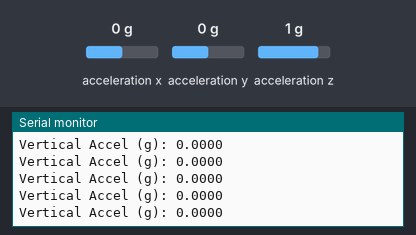
The sketch below on a simulated Arduino Nano 33 BLE. Parts: the last lines printed to the serial monitor. The test bench sets the inputs (shaded band); at power-on: acceleration z 1 g, acceleration x 0 g, acceleration y 0 g. Nothing arrives over Bluetooth unless stated; a phone connects over Bluetooth LE 3 s after start.

Above: at 3.4 s.
3.5 s: acceleration z set to -1.4 g
At 4.4 s:
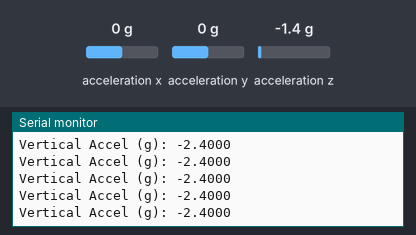
5.0 s: acceleration z set to -0.8 g
At 6.1 s:
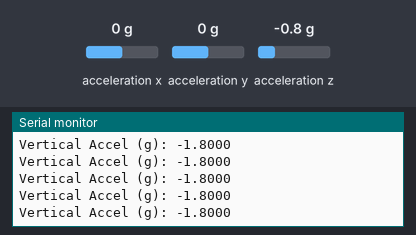
Timing chart, 0 to 7.2 s (numbered marks = the images above; inputs shaded):
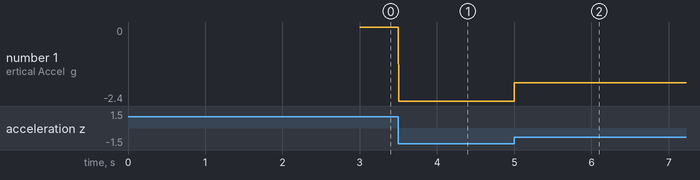

Measured:
- after the input at 3.5 s, the serial monitor: prints a new line at once (image 1)
- after the input at 5.0 s, the serial monitor: prints a new line at once (image 2)
- plotted number 1: 0 → -2.4 after the input at 3.5 s, -2.4 → -1.8 after the input at 5.0 s

The sketch:

Isolated_Zeroed_Vertical_Acceleration.ino
```cpp
/*
  Arduino Nano 33 BLE Sense (Rev2) + Arduino_BMI270_BMM150
  --------------------------------------------------------
  Sends ONLY the vertical (Z-axis) acceleration, with gravity subtracted
  so that when the board is flat & still (Z-axis up), the reading is ~0 g.

  - Calibration: Averages ~1 g on Z at rest, then subtracts it so output is ~0.
  - BLE: Uses a custom BLE Service & Characteristic. Sends the Z value as a string.
*/

#include <ArduinoBLE.h>
#include <Arduino_BMI270_BMM150.h>  // Library for the BMI270 & BMM150

// Custom BLE service & characteristic UUIDs
BLEService accelService("19B10000-E8F2-537E-4F6C-D104768A1214");

// We'll send the Z-accel as a string. Allow up to 20 bytes for the float text.
BLECharacteristic vertAccelCharacteristic("19B10001-E8F2-537E-4F6C-D104768A1214",
                                          BLERead | BLENotify,
                                          20);

float offsetZ = 0.0;                  // Z-axis offset to subtract gravity
const int CALIBRATION_SAMPLES = 200;  // number of samples to take for calibration

void setup() {
  Serial.begin(115200);
  while (!Serial) ;  // wait for Serial Monitor

  // Initialize BLE
  if (!BLE.begin()) {
    Serial.println("Starting BLE failed!");
    while (1);
  }

  BLE.setLocalName("Nano33BLE-VertAccel");
  BLE.setAdvertisedService(accelService);

  // Add our single characteristic for vertical accel
  accelService.addCharacteristic(vertAccelCharacteristic);
  BLE.addService(accelService);

  // Start advertising
  BLE.advertise();
  Serial.println("BLE advertising started...");

  // Initialize IMU
  if (!IMU.begin()) {
    Serial.println("Failed to initialize BMI270/BMM150!");
    while (1);
  }
  Serial.println("IMU initialized.");

  // Calibrate the Z axis so we get ~0 g at rest
  calibrateZAxis();
}

void loop() {
  // Check for BLE central connection
  BLEDevice central = BLE.central();

  if (central) {
    // Once connected, continuously read acceleration
    if (IMU.accelerationAvailable()) {
      float x, y, z;
      IMU.readAcceleration(x, y, z);

      // Remove the gravity offset
      float verticalAccel = z - offsetZ;

      // Convert to string
      char buffer[20];
      snprintf(buffer, sizeof(buffer), "%.4f", verticalAccel);

      // Write the string to the characteristic
      vertAccelCharacteristic.writeValue((uint8_t*)buffer, strlen(buffer));

      // For debugging
      Serial.print("Vertical Accel (g): ");
      Serial.println(buffer);
    }
  }
}

/****************************************************************
  Calibrate the Z-axis:
    - Assume the board is flat, Z-axis up.
    - Collect multiple samples, average them, store in offsetZ.
    - offsetZ ~ 1 g if truly flat & still. Then z-offsetZ ~ 0.
****************************************************************/
void calibrateZAxis() {
  Serial.println("Calibrating Z Axis... Keep the board flat and still.");

  float sumZ = 0.0;

  for (int i = 0; i < CALIBRATION_SAMPLES; i++) {
    while (!IMU.accelerationAvailable());
    float x, y, z;
    IMU.readAcceleration(x, y, z);

    sumZ += z;
    delay(10);
  }

  float avgZ = sumZ / CALIBRATION_SAMPLES;
  offsetZ = avgZ;

  Serial.print("Computed Z offset = ");
  Serial.println(offsetZ, 4);
  Serial.println("Calibration complete. The vertical reading should be ~0 g at rest.");
  Serial.println("-------------------------------------------------------------");
}
```
